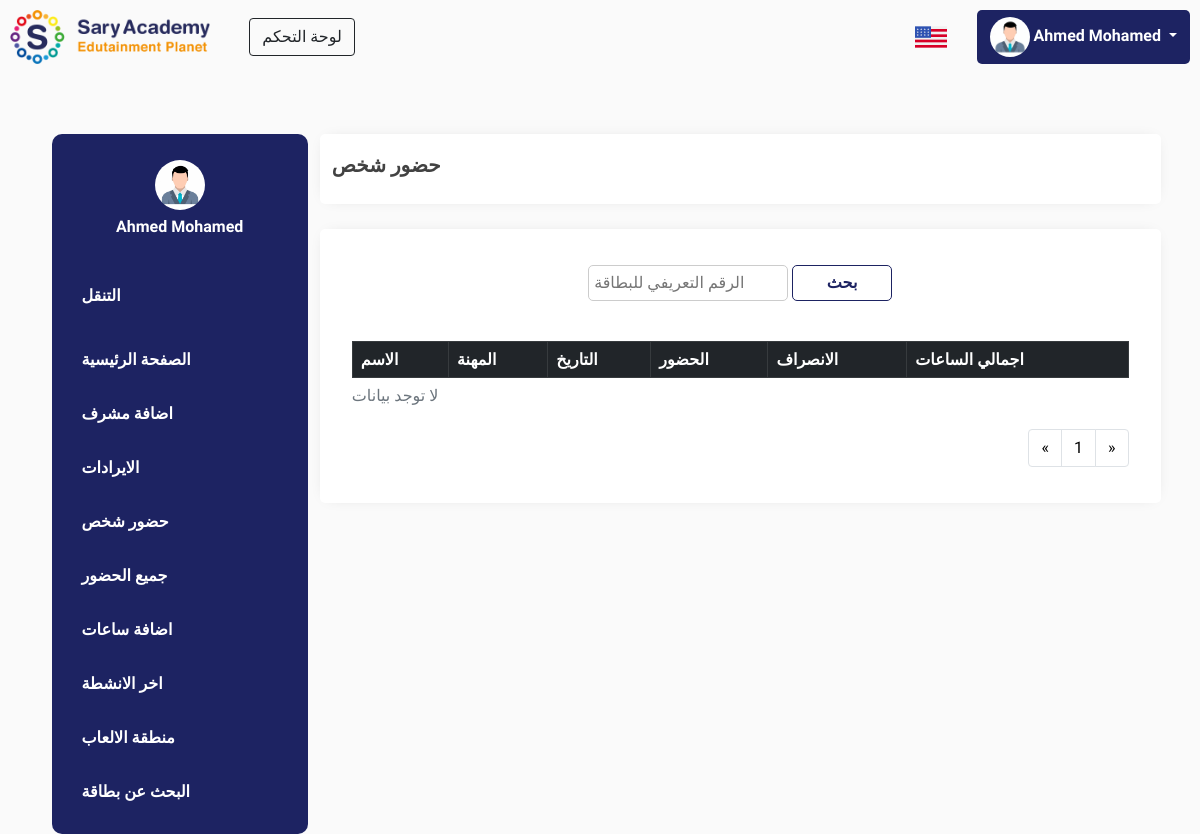
Page /ar/attendance-schedule.php?code=5 (signed in) on the earlier database version.
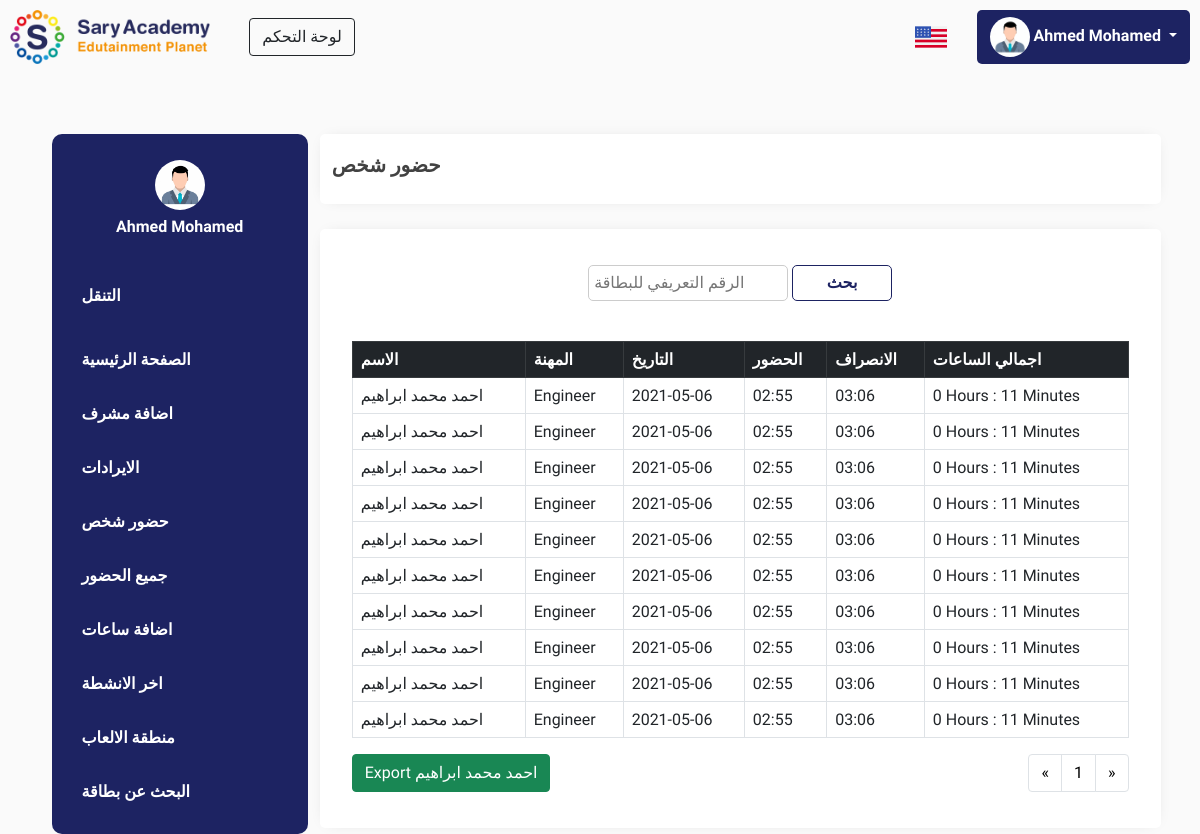
Same page on the later database version.
### tables this page shows
CREATE TABLE `users` (
  `id` int(255) NOT NULL,
  `name` text NOT NULL,
  `email` text NOT NULL,
  `password` char(40) NOT NULL,
  `gender` text NOT NULL,
  `phone` text DEFAULT NULL,
  `role` text NOT NULL
);

CREATE TABLE `attendance` (
  `id` int(255) NOT NULL,
  `code` text NOT NULL,
  `name` text NOT NULL,
  `position` text NOT NULL,
  `type` text NOT NULL,
  `month` text NOT NULL,
  `date` text NOT NULL,
  `present` text NOT NULL,
  `absence` text NOT NULL
);

### ar/attendance-schedule.php (the view, shortened to what this page needs)
<html>
<head>
    <?php include('links.php'); ?>
</head>
<body style="background-color:#FAFAFA;padding:10px">
<?php include('header.php'); ?>
<div class="container" style="max-width: 95%;margin-top: 70px;">
    <div class="row">
        <div class="col-lg-3">
            <?php include('menu.php'); ?>
        </div>
        <div class="col-lg">
            <div class="row" style="background:white;height: 70px;box-shadow:0 0 15px -9px rgba(0, 0, 0, 0.25);border-radius:5px">
                <h5 style="text-transform: uppercase;font-weight:bold;color:#424242;align-self: center;"><i class="far fa-user-crown"></i> حضور شخص</h5>
            </div>
            <div class="row" style="background:white;padding:20px;box-shadow:0 0 15px -9px rgba(0, 0, 0, 0.25);border-radius:5px;margin-top:3%">
                <form method="POST" style="margin-top: 2%;margin-bottom:5%" enctype="multipart/form-data">
                    <div style="display:block;text-align:center">
                        <input type="text" name="code" placeholder='الرقم التعريفي للبطاقة' required>
                        <input type="submit" class="apply-btn" name="apply" value="بحث">
                    </div>
                </form>
<?php
echo '
    <div class="table-responsive">
    <table class="table table-bordered">
    <thead class="table-dark">
    <tr>
    <th scope="col">الاسم</th>
    <th scope="col">المهنة</th>
    <th scope="col">التاريخ</th>
    <th scope="col">الحضور</th>
    <th scope="col">الانصراف</th>
    <th scope="col">اجمالي الساعات</th>
    </tr>
    </thead>
    <tbody style="vertical-align: baseline">
';
if(isset($_GET['page'])) {
    $page_number = $_GET['page'];
} else {
    $page_number = 1;
}
$num_per_page = 10;
$from = ($page_number-1)*$num_per_page;
if(isset($_GET['code'])) {
    $code = $_GET['code'];
$sql = "SELECT * FROM attendance WHERE code='$code' ORDER BY id DESC LIMIT $from, $num_per_page";
$query = mysqli_query($connect, $sql);
if(mysqli_num_rows($query) > 0) {
    while($row = mysqli_fetch_assoc($query)) {
        $name = $row['name'];
        $position = $row['position'];
        $date = $row['date'];
        $present = $row['present'];
        $absence = $row['absence'];
        $date1 = strtotime($present);
        $date2 = strtotime($absence);
        $diff = abs($date2 - $date1);
        $years = floor($diff / (365*60*60*24));
        $months = floor(($diff - $years * 365*60*60*24) / (30*60*60*24));
        $days = floor(($diff - $years * 365*60*60*24 - $months*30*60*60*24)/ (60*60*24));
        $hours = floor(($diff - $years * 365*60*60*24 - $months*30*60*60*24 - $days*60*60*24) / (60*60));
        $minutes = floor(($diff - $years * 365*60*60*24 - $months*30*60*60*24 - $days*60*60*24 - $hours*60*60)/ 60);
        echo '
        <tr>
            <td>'.$name.'</td>
            <td>'.$position.'</td>
            <td>'.$date.'</td>
            <td>'.$present.'</td>
            <td>'.$absence.'</td>
            <td>'.$hours.' Hours : '.$minutes.' Minutes</td>
        </tr>
        ';
    }
} else {
    echo "<caption>لا توجد بيانات</caption>";
}
}
echo '
    </tbody>
    </table>
    </div>
';
if(isset($_GET['code'])) {
    $sql_pagination = "SELECT * FROM attendance WHERE code='$code'";
} else {
    $sql_pagination = "SELECT * FROM attendance";
}
$query_pagination = mysqli_query($connect, $sql_pagination);
$totalItems = mysqli_num_rows($query_pagination);
if($totalItems > 0) {
    $total_pages = ceil($totalItems/$num_per_page);
} else {
    $total_pages = 1;
}
?>
<?php
if(isset($_GET['code']) && $totalItems > 0) {
    echo '
    <form method="POST" style="width:auto" action="export_person.php?code='.$code.'">
        <button class="btn btn-success" name="export" type="submit" style="width: auto;margin-bottom:2%;text-transform:capitalize;float:left"><i class="far fa-file-csv"></i> Export '.$name.'</button>
    </form>
    ';
}
?>
<nav aria-label="Page navigation example" style="margin-left:auto;width:auto">
  <ul class="pagination" style="float: right;">
    <li class="page-item">
      <a class="page-link" href="
        <?php
        if(isset($_GET['code'])) {
            echo "?code=$code";
            if(($page_number - 1) > 0){
                echo "&page=";
                echo $page_number-1;
            } else {
                echo "&page=";
                echo $page_number;
            }
        }
        ?>" aria-label="Previous">
        <span aria-hidden="true">&laquo;</span>
      </a>
    </li>
    <li class="page-item"><a class="page-link" href="#"><?php echo "$page_number" ?></a></li>
    <li class="page-item">
      <a class="page-link" href="
    <?php
    if(isset($_GET['code'])) {
        echo "?code=$code";
        if(($page_number + 1) < $total_pages){
            echo "&page=";
            echo $page_number + 1;
        } elseif(($page_number + 1) >= $total_pages) {
            echo "&page=";
            echo $total_pages;
        }
    }
    ?>" aria-label="Next">
        <span aria-hidden="true">&raquo;</span>
      </a>
    </li>
  </ul>
</nav>
</div>
</div>
</div>
</div>
</body>
</html>

### ar/links.php (shortened to what this page needs)
<link rel="stylesheet" href="style/style.css">
<link href="https://cdn.jsdelivr.net/npm/bootstrap@5.0.0-beta3/dist/css/bootstrap.min.css" rel="stylesheet">

### ar/header.php (shortened to what this page needs)
<nav style="display: block;">
        <a href="https://sary-academy.com" target="_blank"><img src="../pics/saryacademy.png" alt="Sary academy" style="max-width: 200px;"></a>
        <a href="https://saryacademy.com/dashboard/login" style="margin-left:3%"><button class="btn btn-outline-dark">لوحة التحكم</button></a>
        <div style="float: right;display:flex;align-items: center;gap: 30px">
        <a href="../"><img src="../pics/usa-flag.png"></a>
        <div class="dropdown" style="box-shadow:none !important;background:#1D2362;border-radius: 5px;">
        <button class="btn dropdown-toggle shadow-none" type="button" id="dropdownMenuButton1" data-bs-toggle="dropdown" aria-expanded="false" style="color:white;font-weight:bold;">
            <img src="../pics/placeholder.jpg" style="max-width: 40px;border-radius: 50%;">
<?php
$email = $_SESSION['email'];
$sql = "SELECT * FROM users WHERE email = '$email'";
$query = mysqli_query($connect, $sql);
while($row = mysqli_fetch_assoc($query)) {
    $name = $row['name'];
    echo "$name";
}
?>
        </button>
        </div>
        </div>
</nav>

### ar/menu.php
<div class="menu-dashboard">
    <div class="menu-container">
        <img src="../pics/placeholder.jpg" style="max-width: 50px;border-radius: 50%;margin-left: auto;margin-right: auto;display: block;">
        <span style="text-align: center;color:white;display:block;font-weight:bold;margin-top:2%"><?php
$email = $_SESSION['email'];
$sql = "SELECT * FROM users WHERE email = '$email'";
$query = mysqli_query($connect, $sql);
while($row = mysqli_fetch_assoc($query)) {
    $name = $row['name'];
    echo "$name";
}
?></span>
        <div class="menu-links">
            <span style="color: white;font-weight:bold;padding:15px;margin-bottom:10px;display:block">التنقل</span>
            <a href="dashboard.php"><button class="menu-link dashboard-menu"><i class="fal fa-home" style="margin-right: 5%;"></i> الصفحة الرئيسية</button></a>
            <?php
            if(!isset($_SESSION['email'])) {
                header('Location: index.php');
            } else {
                $email = $_SESSION['email'];
            }
            $sql = "SELECT * FROM users WHERE email = '$email'";
            $query = mysqli_query($connect, $sql);
            while($row = mysqli_fetch_assoc($query)) {
                $role = $row['role'];
            }
            if($role == "Admin") {
            } elseif($role == "Superadmin") {
                echo '<a href="add-admin.php"><button class="menu-link add-admin-menu"><i class="fal fa-user" style="margin-right: 5%;"></i> اضافة مشرف</button></a>';
            }
            ?>
            <a href="accounting.php"><button class="menu-link accounting-menu"><i class="far fa-calculator" style="margin-right: 5%;"></i> الايرادات</button></a>
            <a href="attendance-schedule.php"><button class="menu-link attendance-schedule-menu"><i class="far fa-user-chart" style="margin-right: 5%;"></i> حضور شخص</button></a>
            <a href="attendance.php"><button class="menu-link attendance-menu"><i class="far fa-clipboard-user" style="margin-right: 5%;"></i> جميع الحضور</button></a>
            <a href="add-hours.php"><button class="menu-link add-hours-menu"><i class="fal fa-id-card" style="margin-right: 5%;"></i> اضافة ساعات</button></a>
            <a href="activities.php"><button class="menu-link activities-menu"><i class="fal fa-exchange" style="margin-right: 5%;"></i> اخر الانشطة</button></a>
            <a href="sessions.php"><button class="menu-link sessions-menu"><i class="far fa-plug" style="margin-right: 5%;"></i> منطقة الالعاب</button></a>
            <a href="card-verification.php"><button class="menu-link card-verify-menu"><i class="fal fa-users" style="margin-right: 5%;"></i> البحث عن بطاقة</button></a>
        </div>
    </div>
</div>

### ar/style/style.css (style rules this page uses)
*, html { margin: 0; padding: 0; }
body { height: 100%; width: 100%; font-family: 'Tajawal', sans-serif !important; }
a { text-decoration: none !important; color: black !important }
.menu-dashboard { background: #1D2362; border-radius: 10px; padding: 15px; position: relative; height: 100%; }
.menu-container { margin-top: 5% }
.menu-link { width: 100%; text-align: left; padding: 15px; background: transparent; color: white; font-weight: bold; outline: none; border: none; }
.menu-links { margin-top: 30px; }

### ar/attendance-schedule.php (style rules this page uses)
input[type="text"] { padding: 5px; border: 1px solid #CCC; border-radius: 5px; outline: none; width: 200px; }
.apply-btn { padding: 5px; display: inline; background: white; color: #1d2362; border-radius: 5px; border: 1px solid #1d2362; font-weight: bold; outline: none; width: 100px; }

Differences in the rows shown:
added attendance: name "احمد محمد ابراهيم", position "Engineer", date "2021-05-06", present "02:55", absence "03:06", hours "0", minutes "11"
added attendance: name "احمد محمد ابراهيم", position "Engineer", date "2021-05-06", present "02:55", absence "03:06", hours "0", minutes "11"
added attendance: name "احمد محمد ابراهيم", position "Engineer", date "2021-05-06", present "02:55", absence "03:06", hours "0", minutes "11"
added attendance: name "احمد محمد ابراهيم", position "Engineer", date "2021-05-06", present "02:55", absence "03:06", hours "0", minutes "11"
added attendance: name "احمد محمد ابراهيم", position "Engineer", date "2021-05-06", present "02:55", absence "03:06", hours "0", minutes "11"
added attendance: name "احمد محمد ابراهيم", position "Engineer", date "2021-05-06", present "02:55", absence "03:06", hours "0", minutes "11"
added attendance: name "احمد محمد ابراهيم", position "Engineer", date "2021-05-06", present "02:55", absence "03:06", hours "0", minutes "11"
added attendance: name "احمد محمد ابراهيم", position "Engineer", date "2021-05-06", present "02:55", absence "03:06", hours "0", minutes "11"
added attendance: name "احمد محمد ابراهيم", position "Engineer", date "2021-05-06", present "02:55", absence "03:06", hours "0", minutes "11"
added attendance: name "احمد محمد ابراهيم", position "Engineer", date "2021-05-06", present "02:55", absence "03:06", hours "0", minutes "11"
Other differences:
text no longer shown: "لا توجد بيانات"
text now shown: "Export"
